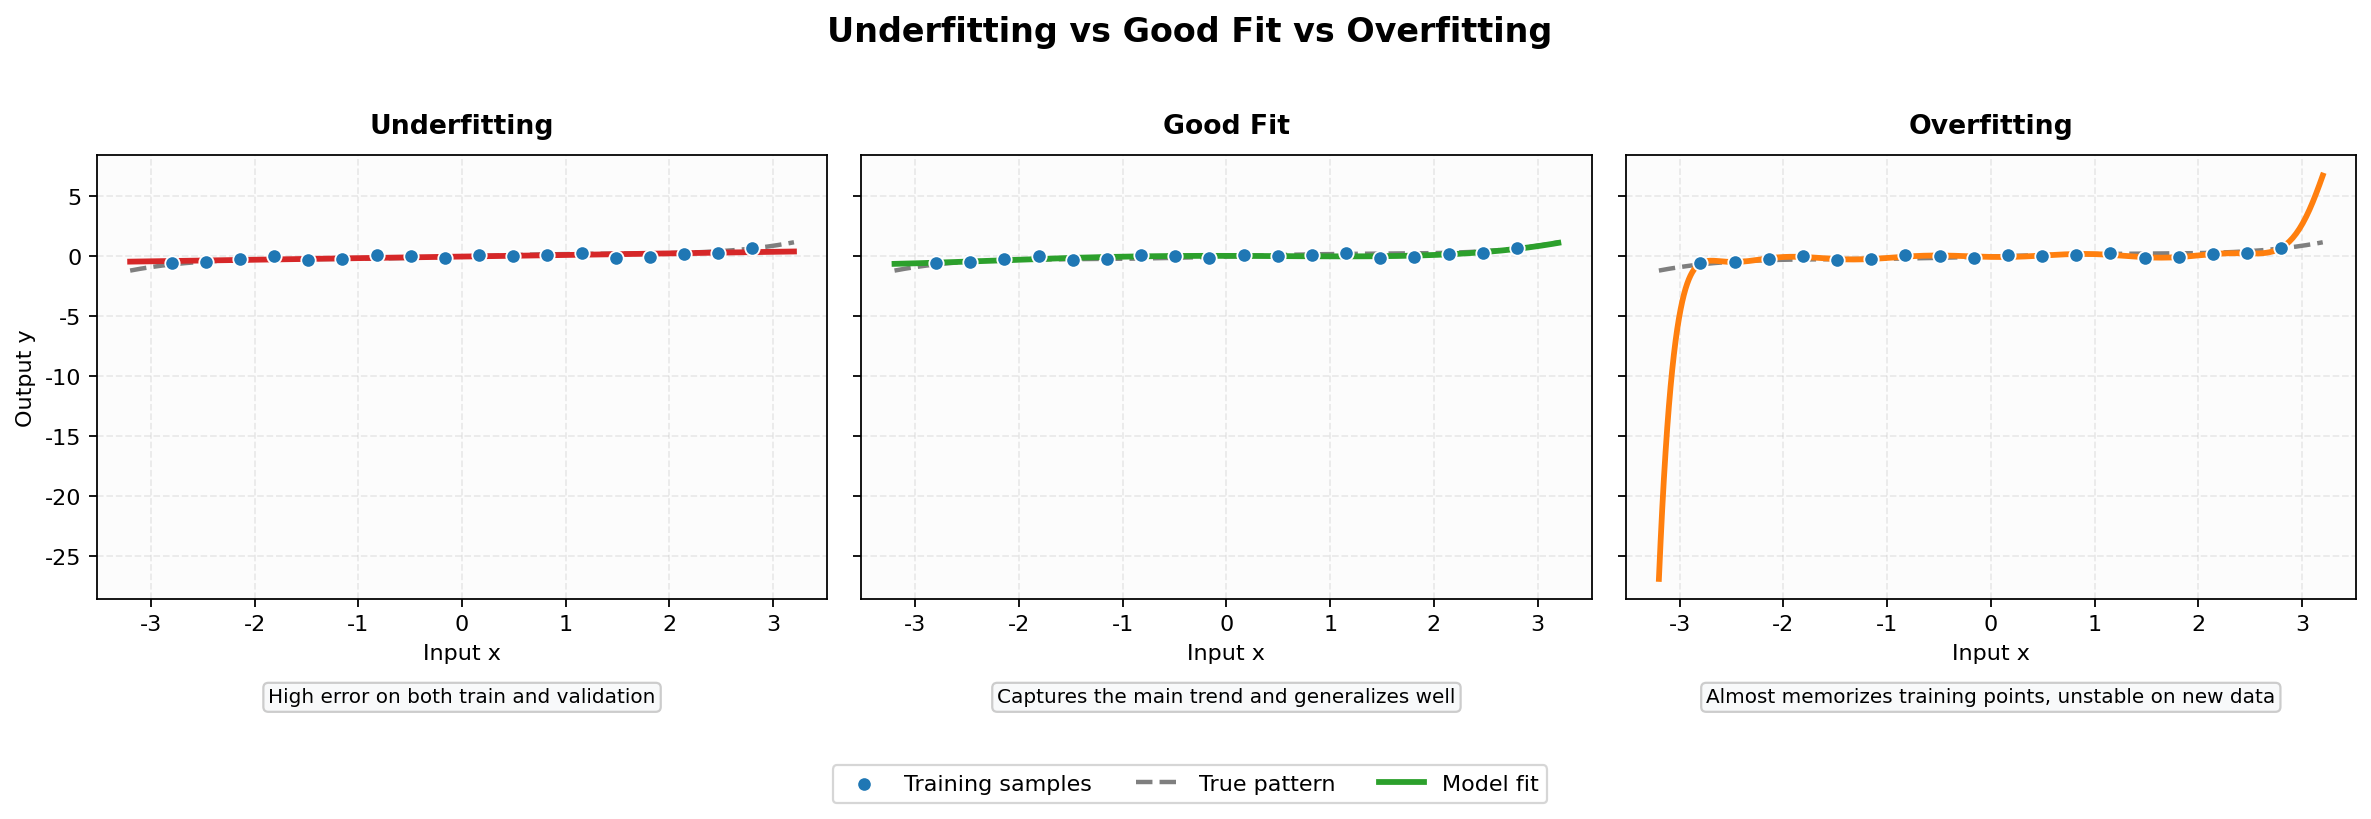

The Python source for this figure:
"""Generate a matplotlib figure for underfitting vs overfitting."""

from pathlib import Path

import matplotlib.pyplot as plt
import numpy as np


plt.rcParams['font.sans-serif'] = ['DejaVu Sans', 'Arial Unicode MS', 'SimHei', 'sans-serif']
plt.rcParams['axes.unicode_minus'] = False


def true_function(x):
    return 0.5 * np.sin(1.2 * x) + 0.08 * x**3 - 0.35 * x


np.random.seed(42)
x_train = np.linspace(-2.8, 2.8, 18)
y_true = true_function(x_train)
y_train = y_true + np.random.normal(scale=0.18, size=len(x_train))

x_plot = np.linspace(-3.2, 3.2, 400)
y_plot = true_function(x_plot)


degrees = [1, 4, 12]
titles = ['Underfitting', 'Good Fit', 'Overfitting']
descriptions = [
    'High error on both train and validation',
    'Captures the main trend and generalizes well',
    'Almost memorizes training points, unstable on new data'
]
colors = ['#d62728', '#2ca02c', '#ff7f0e']


fig, axes = plt.subplots(1, 3, figsize=(15, 4.8), sharey=True)
fig.patch.set_facecolor('white')

for ax, degree, title, desc, color in zip(axes, degrees, titles, descriptions, colors):
    coeffs = np.polyfit(x_train, y_train, degree)
    poly = np.poly1d(coeffs)
    y_pred = poly(x_plot)

    ax.scatter(x_train, y_train, s=42, color='#1f77b4', edgecolors='white', linewidth=0.8, label='Training samples', zorder=3)
    ax.plot(x_plot, y_plot, '--', color='#7f7f7f', linewidth=2.0, label='True pattern')
    ax.plot(x_plot, y_pred, color=color, linewidth=2.6, label='Model fit')

    ax.set_title(title, fontsize=12, fontweight='bold', pad=10)
    ax.text(0.5, -0.20, desc, ha='center', va='top', transform=ax.transAxes, fontsize=9,
            bbox=dict(boxstyle='round,pad=0.25', facecolor='#f8f9fa', edgecolor='#cccccc'))
    ax.set_xlabel('Input x', fontsize=10)
    ax.grid(True, alpha=0.25, linestyle='--')
    ax.set_facecolor('#fcfcfc')

axes[0].set_ylabel('Output y', fontsize=10)
handles, labels = axes[1].get_legend_handles_labels()
fig.legend(handles, labels, loc='lower center', ncol=3, frameon=True, bbox_to_anchor=(0.5, -0.02))
fig.suptitle('Underfitting vs Good Fit vs Overfitting', fontsize=15, fontweight='bold', y=1.02)

plt.tight_layout()
plt.subplots_adjust(bottom=0.26)

output_path = Path(__file__).resolve().parent / 'fig3-6_underfitting_overfitting.png'
plt.savefig(output_path, dpi=160, bbox_inches='tight', facecolor='white', edgecolor='none')
print(f'图片已保存到: {output_path}')
plt.close()
